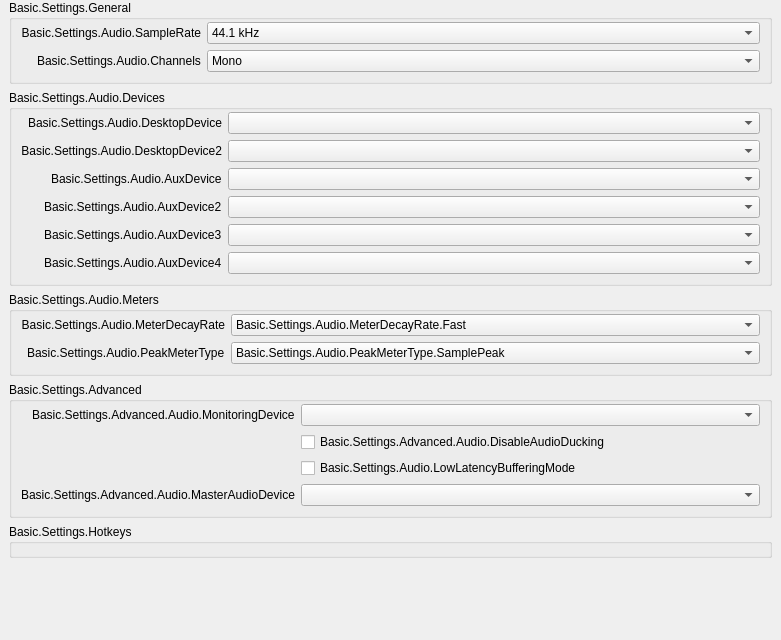
           <widget class="QWidget" name="scrollAreaWidgetContents_50">
            <property name="geometry">
             <rect>
              <x>0</x>
              <y>0</y>
              <width>781</width>
              <height>640</height>
             </rect>
            </property>
            <layout class="QVBoxLayout" name="verticalLayout_50">
             <property name="leftMargin">
              <number>0</number>
             </property>
             <property name="topMargin">
              <number>0</number>
             </property>
             <property name="rightMargin">
              <number>0</number>
             </property>
             <property name="bottomMargin">
              <number>9</number>
             </property>
             <item>
              <widget class="QFrame" name="widget_50">
               <layout class="QVBoxLayout" name="verticalLayout_51">
                <property name="leftMargin">
                 <number>9</number>
                </property>
                <property name="topMargin">
                 <number>0</number>
                </property>
                <property name="bottomMargin">
                 <number>0</number>
                </property>
                <item>
                 <widget class="QGroupBox" name="audioGeneralGroupBox">
                  <property name="title">
                   <string>Basic.Settings.General</string>
                  </property>
                  <layout class="QFormLayout" name="formLayout_52">
                   <property name="fieldGrowthPolicy">
                    <enum>QFormLayout::AllNonFixedFieldsGrow</enum>
                   </property>
                   <property name="labelAlignment">
                    <set>Qt::AlignRight|Qt::AlignTrailing|Qt::AlignVCenter</set>
                   </property>
                   <property name="topMargin">
                    <number>2</number>
                   </property>
                   <item row="0" column="0">
                    <widget class="QLabel" name="label_14">
                     <property name="minimumSize">
                      <size>
                       <width>170</width>
                       <height>0</height>
                      </size>
                     </property>
                     <property name="text">
                      <string>Basic.Settings.Audio.SampleRate</string>
                     </property>
                     <property name="alignment">
                      <set>Qt::AlignRight|Qt::AlignTrailing|Qt::AlignVCenter</set>
                     </property>
                     <property name="buddy">
                      <cstring>sampleRate</cstring>
                     </property>
                    </widget>
                   </item>
                   <item row="0" column="1">
                    <widget class="QComboBox" name="sampleRate">
                     <property name="currentText">
                      <string notr="true">44.1 kHz</string>
                     </property>
                     <property name="currentIndex">
                      <number>0</number>
                     </property>
                     <item>
                      <property name="text">
                       <string>44.1 kHz</string>
                      </property>
                     </item>
                     <item>
                      <property name="text">
                       <string>48 kHz</string>
                      </property>
                     </item>
                    </widget>
                   </item>
                   <item row="1" column="0">
                    <widget class="QLabel" name="label_15">
                     <property name="text">
                      <string>Basic.Settings.Audio.Channels</string>
                     </property>
                     <property name="buddy">
                      <cstring>channelSetup</cstring>
                     </property>
                    </widget>
                   </item>
                   <item row="1" column="1">
                    <widget class="QComboBox" name="channelSetup">
                     <property name="currentText">
                      <string>Mono</string>
                     </property>
                     <property name="currentIndex">
                      <number>0</number>
                     </property>
                     <item>
                      <property name="text">
                       <string>Mono</string>
                      </property>
                     </item>
                     <item>
                      <property name="text">
                       <string>Stereo</string>
                      </property>
                     </item>
                     <item>
                      <property name="text">
                       <string>2.1</string>
                      </property>
                     </item>
                     <item>
                      <property name="text">
                       <string>4.0</string>
                      </property>
                     </item>
                     <item>
                      <property name="text">
                       <string>4.1</string>
                      </property>
                     </item>
                     <item>
                      <property name="text">
                       <string>5.1</string>
                      </property>
                     </item>
                     <item>
                      <property name="text">
                       <string>7.1</string>
                      </property>
                     </item>
                    </widget>
                   </item>
                  </layout>
                 </widget>
                </item>
                <item>
                 <widget class="QGroupBox" name="audioDevicesGroupBox">
                  <property name="title">
                   <string>Basic.Settings.Audio.Devices</string>
                  </property>
                  <layout class="QFormLayout" name="formLayout_53">
                   <property name="fieldGrowthPolicy">
                    <enum>QFormLayout::AllNonFixedFieldsGrow</enum>
                   </property>
                   <property name="labelAlignment">
                    <set>Qt::AlignRight|Qt::AlignTrailing|Qt::AlignVCenter</set>
                   </property>
                   <property name="topMargin">
                    <number>2</number>
                   </property>
                   <item row="0" column="0">
                    <widget class="QLabel" name="label_2">
                     <property name="minimumSize">
                      <size>
                       <width>170</width>
                       <height>0</height>
                      </size>
                     </property>
                     <property name="text">
                      <string>Basic.Settings.Audio.DesktopDevice</string>
                     </property>
                     <property name="alignment">
                      <set>Qt::AlignRight|Qt::AlignTrailing|Qt::AlignVCenter</set>
                     </property>
                     <property name="buddy">
                      <cstring>desktopAudioDevice1</cstring>
                     </property>
                    </widget>
                   </item>
                   <item row="0" column="1">
                    <widget class="QComboBox" name="desktopAudioDevice1">
                     <property name="enabled">
                      <bool>true</bool>
                     </property>
                    </widget>
                   </item>
                   <item row="1" column="0">
                    <widget class="QLabel" name="label_3">
                     <property name="text">
                      <string>Basic.Settings.Audio.DesktopDevice2</string>
                     </property>
                     <property name="alignment">
                      <set>Qt::AlignRight|Qt::AlignTrailing|Qt::AlignVCenter</set>
                     </property>
                     <property name="buddy">
                      <cstring>desktopAudioDevice2</cstring>
                     </property>
                    </widget>
                   </item>
                   <item row="1" column="1">
                    <widget class="QComboBox" name="desktopAudioDevice2">
                     <property name="enabled">
                      <bool>true</bool>
                     </property>
                    </widget>
                   </item>
                   <item row="2" column="0">
                    <widget class="QLabel" name="label_4">
                     <property name="text">
                      <string>Basic.Settings.Audio.AuxDevice</string>
                     </property>
                     <property name="buddy">
                      <cstring>auxAudioDevice1</cstring>
                     </property>
                    </widget>
                   </item>
                   <item row="2" column="1">
                    <widget class="QComboBox" name="auxAudioDevice1">
                     <property name="enabled">
                      <bool>true</bool>
                     </property>
                    </widget>
                   </item>
                   <item row="3" column="0">
                    <widget class="QLabel" name="label_5">
                     <property name="text">
                      <string>Basic.Settings.Audio.AuxDevice2</string>
                     </property>
                     <property name="buddy">
                      <cstring>auxAudioDevice2</cstring>
                     </property>
                    </widget>
                   </item>
                   <item row="3" column="1">
                    <widget class="QComboBox" name="auxAudioDevice2">
                     <property name="enabled">
                      <bool>true</bool>
                     </property>
                    </widget>
                   </item>
                   <item row="4" column="0">
                    <widget class="QLabel" name="label_6">
                     <property name="text">
                      <string>Basic.Settings.Audio.AuxDevice3</string>
                     </property>
                     <property name="buddy">
                      <cstring>auxAudioDevice3</cstring>
                     </property>
                    </widget>
                   </item>
                   <item row="4" column="1">
                    <widget class="QComboBox" name="auxAudioDevice3">
                     <property name="enabled">
                      <bool>true</bool>
                     </property>
                    </widget>
                   </item>
                   <item row="5" column="1">
                    <widget class="QComboBox" name="auxAudioDevice4">
                     <property name="enabled">
                      <bool>true</bool>
                     </property>
                    </widget>
                   </item>
                   <item row="5" column="0">
                    <widget class="QLabel" name="label_67">
                     <property name="text">
                      <string>Basic.Settings.Audio.AuxDevice4</string>
                     </property>
                     <property name="buddy">
                      <cstring>auxAudioDevice4</cstring>
                     </property>
                    </widget>
                   </item>
                  </layout>
                 </widget>
                </item>
                <item>
                 <widget class="QGroupBox" name="audioMetersGroupBox">
                  <property name="title">
                   <string>Basic.Settings.Audio.Meters</string>
                  </property>
                  <layout class="QFormLayout" name="formLayout_54">
                   <property name="fieldGrowthPolicy">
                    <enum>QFormLayout::AllNonFixedFieldsGrow</enum>
                   </property>
                   <property name="labelAlignment">
                    <set>Qt::AlignRight|Qt::AlignTrailing|Qt::AlignVCenter</set>
                   </property>
                   <property name="topMargin">
                    <number>2</number>
                   </property>
                   <item row="0" column="0">
                    <widget class="QLabel" name="label_65">
                     <property name="minimumSize">
                      <size>
                       <width>170</width>
                       <height>0</height>
                      </size>
                     </property>
                     <property name="text">
                      <string>Basic.Settings.Audio.MeterDecayRate</string>
                     </property>
                     <property name="alignment">
                      <set>Qt::AlignRight|Qt::AlignTrailing|Qt::AlignVCenter</set>
                     </property>
                     <property name="buddy">
                      <cstring>meterDecayRate</cstring>
                     </property>
                    </widget>
                   </item>
                   <item row="0" column="1">
                    <widget class="QComboBox" name="meterDecayRate">
                     <property name="currentText">
                      <string>Basic.Settings.Audio.MeterDecayRate.Fast</string>
                     </property>
                     <property name="currentIndex">
                      <number>0</number>
                     </property>
                     <item>
                      <property name="text">
                       <string>Basic.Settings.Audio.MeterDecayRate.Fast</string>
                      </property>
                     </item>
                     <item>
                      <property name="text">
                       <string>Basic.Settings.Audio.MeterDecayRate.Medium</string>
                      </property>
                     </item>
                     <item>
                      <property name="text">
                       <string>Basic.Settings.Audio.MeterDecayRate.Slow</string>
                      </property>
                     </item>
                    </widget>
                   </item>
                   <item row="1" column="0">
                    <widget class="QLabel" name="label_66">
                     <property name="text">
                      <string>Basic.Settings.Audio.PeakMeterType</string>
                     </property>
                     <property name="buddy">
                      <cstring>peakMeterType</cstring>
                     </property>
                    </widget>
                   </item>
                   <item row="1" column="1">
                    <widget class="QComboBox" name="peakMeterType">
                     <property name="currentIndex">
                      <number>0</number>
                     </property>
                     <item>
                      <property name="text">
                       <string>Basic.Settings.Audio.PeakMeterType.SamplePeak</string>
                      </property>
                     </item>
                     <item>
                      <property name="text">
                       <string>Basic.Settings.Audio.PeakMeterType.TruePeak</string>
                      </property>
                     </item>
                    </widget>
                   </item>
                  </layout>
                 </widget>
                </item>
                <item>
                 <widget class="QGroupBox" name="audioAdvGroupBox">
                  <property name="title">
                   <string>Basic.Settings.Advanced</string>
                  </property>
                  <layout class="QFormLayout" name="formLayout_56">
                   <property name="fieldGrowthPolicy">
                    <enum>QFormLayout::AllNonFixedFieldsGrow</enum>
                   </property>
                   <property name="labelAlignment">
                    <set>Qt::AlignRight|Qt::AlignTrailing|Qt::AlignVCenter</set>
                   </property>
                   <property name="topMargin">
                    <number>2</number>
                   </property>
                   <item row="0" column="0">
                    <widget class="QLabel" name="monitoringDeviceLabel">
                     <property name="text">
                      <string>Basic.Settings.Advanced.Audio.MonitoringDevice</string>
                     </property>
                     <property name="buddy">
                      <cstring>monitoringDevice</cstring>
                     </property>
                    </widget>
                   </item>
                   <item row="0" column="1">
                    <widget class="QComboBox" name="monitoringDevice"/>
                   </item>
                   <item row="1" column="1">
                    <widget class="QCheckBox" name="disableAudioDucking">
                     <property name="text">
                      <string>Basic.Settings.Advanced.Audio.DisableAudioDucking</string>
                     </property>
                    </widget>
                   </item>
                   <item row="2" column="0">
                    <spacer name="horizontalSpacer_11">
                     <property name="orientation">
                      <enum>Qt::Horizontal</enum>
                     </property>
                     <property name="sizeHint" stdset="0">
                      <size>
                       <width>170</width>
                       <height>20</height>
                      </size>
                     </property>
                    </spacer>
                   </item>
                   <item row="2" column="1">
                    <widget class="QCheckBox" name="lowLatencyBuffering">
                     <property name="text">
                      <string>Basic.Settings.Audio.LowLatencyBufferingMode</string>
                     </property>
                    </widget>
                   </item>
                   <item row="3" column="0">
                    <widget class="QLabel" name="masterAudioDeviceLabel">
                     <property name="text">
                      <string>Basic.Settings.Advanced.Audio.MasterAudioDevice</string>
                     </property>
                     <property name="buddy">
                      <cstring>masterAudioDevice</cstring>
                     </property>
                    </widget>
                   </item>
                   <item row="3" column="1">
                    <widget class="QComboBox" name="masterAudioDevice"/>
                   </item>
                  </layout>
                 </widget>
                </item>
                <item>
                 <widget class="QGroupBox" name="audioHotkeysGroupBox">
                  <property name="title">
                   <string>Basic.Settings.Hotkeys</string>
                  </property>
                  <layout class="QFormLayout" name="audioSourceLayout">
                   <property name="fieldGrowthPolicy">
                    <enum>QFormLayout::AllNonFixedFieldsGrow</enum>
                   </property>
                   <property name="labelAlignment">
                    <set>Qt::AlignRight|Qt::AlignTrailing|Qt::AlignVCenter</set>
                   </property>
                   <property name="topMargin">
                    <number>2</number>
                   </property>
                  </layout>
                 </widget>
                </item>
                <item>
                 <spacer name="verticalSpacer_4">
                  <property name="orientation">
                   <enum>Qt::Vertical</enum>
                  </property>
                  <property name="sizeHint" stdset="0">
                   <size>
                    <width>20</width>
                    <height>0</height>
                   </size>
                  </property>
                 </spacer>
                </item>
               </layout>
              </widget>
             </item>
            </layout>
           </widget>
